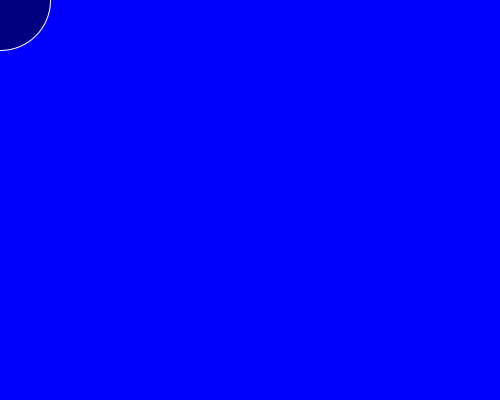
Frame 1 (no input)
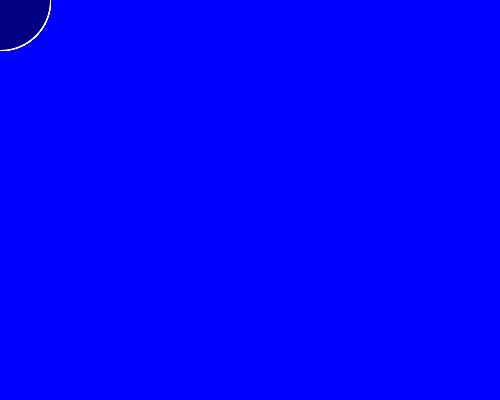
Frame 60 (the mouse pressed at the canvas centre just before this capture)
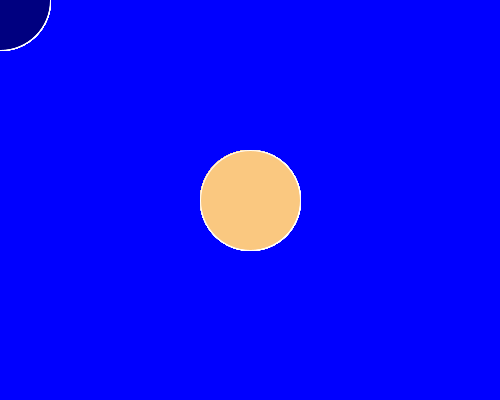
Frame 120 (the mouse held since frame 60 and released just before this capture)

The Processing sketch that drew these frames (run headless with seeded random() and noise(); from frame 60 on, the mouse is pressed at the canvas centre):

// Processing sketch: processing_170084
// ── processing_170084.pde

void setup() {
  size(500,400);
  background(0,0,255);
}
void draw() {
  stroke(255);
  fill(mouseX,mouseY,128);
  ellipse(mouseX, mouseY, 100, 100);
}
